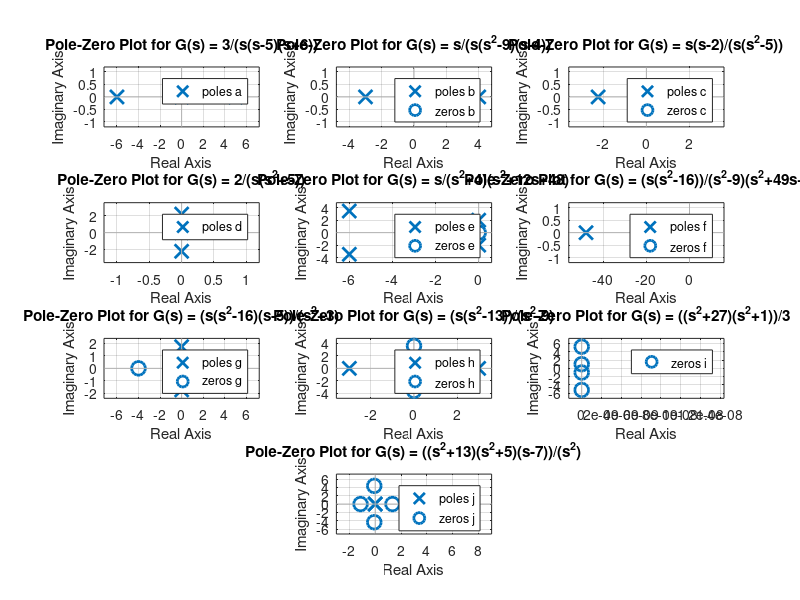

This figure's MATLAB source:
%Akshaj Chainani 22070127008
clc;
clear all;
close all;

% Q12 of Question Bank of Unit-1


% a
a = tf(3, [1, 1, -30, 0])
subplot(4, 3, 1)
pzmap(a)
title('Pole-Zero Plot for G(s) = 3/(s(s-5)(s+6))')


% b
b = tf([1, 0], [1, -4, -9, 36])
subplot(4, 3, 2)
pzmap(b)
title('Pole-Zero Plot for G(s) = s/(s(s^2-9)(s-4))')


% c
c = tf([1, -2, 0], [1, 0, -5, 0])
subplot(4, 3, 3)
pzmap(c)
title('Pole-Zero Plot for G(s) = s(s-2)/(s(s^2-5))')


% d
d = tf([2], [1, 0, 5, 0])
subplot(4, 3, 4)
pzmap(d)
title('Pole-Zero Plot for G(s) = 2/(s(s^2+5))')


% e
e = tf([1, 0], [1, 12, 52, 48, 192])
subplot(4, 3, 5)
pzmap(e)
title('Pole-Zero Plot for G(s) = s/(s^2+4)(s^2+12s+48)')


% f
f = tf([1, 0, -16, 0], [1, 49, 39, -441, -432])
subplot(4, 3, 6)
pzmap(f)
title('Pole-Zero Plot for G(s) = (s(s^2-16))/(s^2-9)(s^2+49s+48)')


% g
g = tf([1, -5, -16, 80, 0], [1, 0, 3])
subplot(4, 3, 7)
pzmap(g)
title('Pole-Zero Plot for G(s) = (s(s^2-16)(s-5))/(s^2+3)')


% h
h = tf([1, 0, 13, 0], [1, 0, -9])
subplot(4, 3, 8)
pzmap(h)
title('Pole-Zero Plot for G(s) = (s(s^2-13))/(s^2-9)')


% i
i = tf([1, 0, 28, 0, 27], [3])
subplot(4, 3, 9)
pzmap(i)
title('Pole-Zero Plot for G(s) = ((s^2+27)(s^2+1))/3')


% j
j = tf([1, -7, 18, -126, 0, 200], [1, 0, 0])
subplot(4, 3, 11)
pzmap(j)
title('Pole-Zero Plot for G(s) = ((s^2+13)(s^2+5)(s-7))/(s^2)')